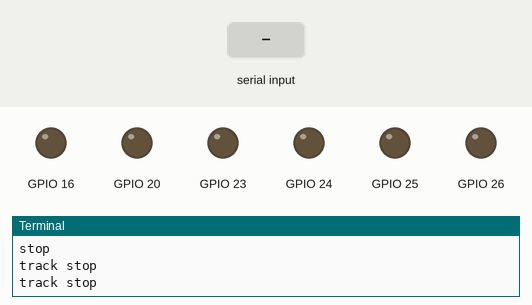
The program below on a simulated Raspberry Pi (BCM pin numbers). Shown: output pins drawn as LEDs (lit = HIGH), the last lines printed to the terminal. The test bench sets the inputs (shaded band).

Above: at 1.2 s.
1.3 s: "q" typed at the terminal, then Enter
At 2.5 s:
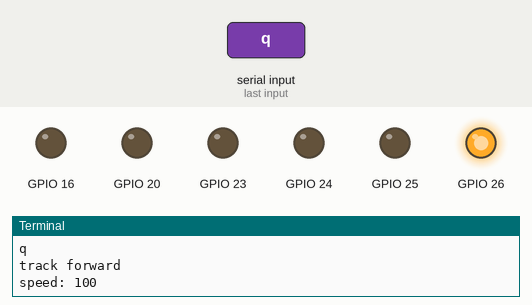
2.8 s: "w" typed at the terminal, then Enter
At 3.6 s:
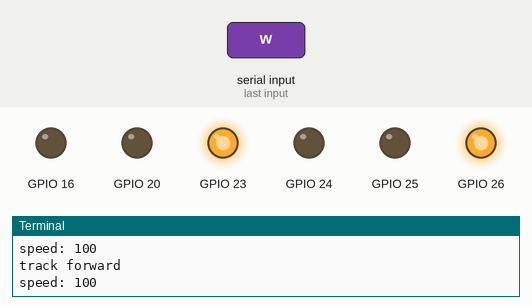
4.3 s: "a" typed at the terminal, then Enter
At 4.7 s:
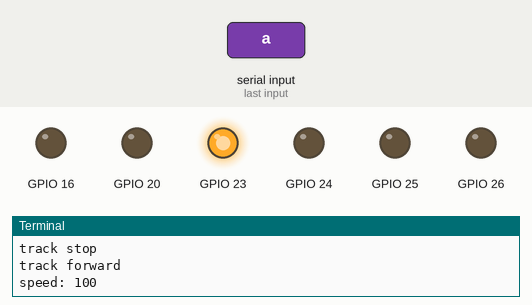
5.8 s: "z" typed at the terminal, then Enter
At 7.0 s:
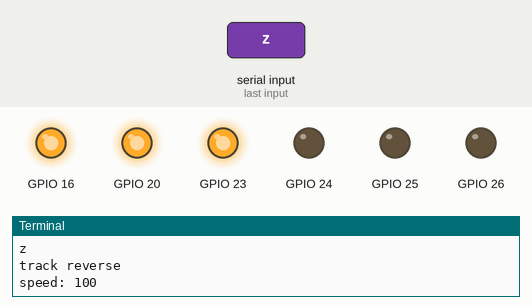
7.3 s: "x" typed at the terminal, then Enter
At 8.3 s:
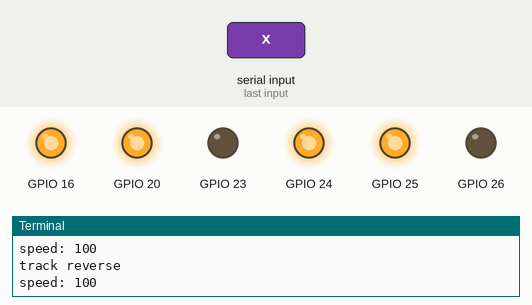
8.8 s: "h" typed at the terminal, then Enter
At 9.4 s:
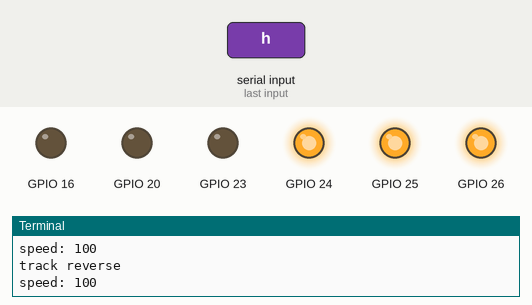
Timing chart, 0 to 11.3 s (numbered marks = the images above; inputs shaded):
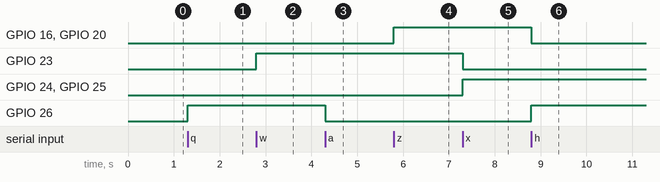

The program:

tank_cli.py
```python
# Run Tank CLI
import time
from tank import Tank


# ↖  ↑  ↗   1 speed--
#   QWE     2 speed++
# ← ASD →   H clockwise
#   ZXC     J counterclockwise
# ↙  ↓  ↘　
class TankCli:
    def __init__(self):
        self.tank = Tank()
        self.tank.stop()

    def handle_input(self):
        cmd = input()
        if cmd == 'q':
            self.tank.left_track_forward()
        elif cmd == 'w':
            self.tank.forward()
        elif cmd == 'e':
            self.tank.right_track_forward()

        elif cmd == 'a':
            self.tank.turn_left()
        elif cmd == 's':
            self.tank.stop()
        elif cmd == 'd':
            self.tank.turn_right()

        elif cmd == 'z':
            self.tank.left_track_reverse()
        elif cmd == 'x':
            self.tank.reverse()
        elif cmd == 'c':
            self.tank.right_track_reverse()

        if cmd == 'h':
            self.tank.rotate_clockwise()
        elif cmd == 'j':
            self.tank.rotate_counterclockwise()

        elif cmd == '1':
            self.tank.speed_up()
        elif cmd == '2':
            self.tank.speed_down()

    def start(self):
        try:
            while True:
                self.handle_input()
                time.sleep(0.02)
        finally:
            self.tank.cleanup()


tank_cli = TankCli()
tank_cli.start()
```

tank.py
```python
# Primary Tank code
import RPi.GPIO as GPIO
from enum import Enum
import time

# import pigpio
# from nrf24 import *

R_PIN_ENABLE_A = 25
R_PIN_IN1 = 24
R_PIN_IN2 = 23

L_PIN_ENABLE_A = 16
L_PIN_IN1 = 20
L_PIN_IN2 = 26

GPIO.setmode(GPIO.BCM)  # use BCM numbers
ADDRESS = "FNK29"


class Direction(Enum):
    STOP = 0
    FORWARD = 1
    REVERSE = 2


class Track:
    def __init__(self, pin_enableA: int, pin_in1: int, pin_in2: int, is_inverted: bool = False):
        print("Init Track, enA: " + str(pin_enableA) + ", in1: " + str(pin_in1) + ", in2: " + str(pin_in2))
        self.pin_enableA = pin_enableA
        self.pin_in1 = pin_in1
        self.pin_in2 = pin_in2
        self.pwmMax: int = 100
        self.pwmStart: int = 100
        self.speed: int = 100  # not used
        self.direction = Direction.STOP
        self.is_inverted = is_inverted

        GPIO.setup(pin_in1, GPIO.OUT)
        GPIO.setup(pin_in2, GPIO.OUT)
        GPIO.setup(pin_enableA, GPIO.OUT)

        GPIO.setup(pin_in1, GPIO.LOW)
        GPIO.setup(pin_in2, GPIO.LOW)

        self.pwm = GPIO.PWM(pin_enableA, self.pwmMax)
        self.pwm.start(self.pwmStart)

    def forward(self):
        print("track forward")
        self.direction = Direction.FORWARD
        if not self.is_inverted:
            GPIO.output(self.pin_in1, True)
            GPIO.output(self.pin_in2, False)
            self.set_speed(self.speed)
            # self.pwm.ChangeDutyCycle(100)
        else:
            GPIO.output(self.pin_in1, False)
            GPIO.output(self.pin_in2, True)
            self.set_speed(self.speed)
            # self.pwm.ChangeDutyCycle(0)

    def reverse(self):
        print("track reverse")
        self.direction = Direction.REVERSE
        if not self.is_inverted:
            GPIO.output(self.pin_in1, False)
            GPIO.output(self.pin_in2, True)
            self.set_speed(self.speed)
            # self.pwm.ChangeDutyCycle(0)
        else:
            GPIO.output(self.pin_in1, True)
            GPIO.output(self.pin_in2, False)
            self.set_speed(self.speed)
            # self.pwm.ChangeDutyCycle(100)

    def stop(self):
        print("track stop")
        self.direction = Direction.STOP
        GPIO.output(self.pin_in1, False)
        GPIO.output(self.pin_in2, False)
        # keep speed as-is, and change duty cycle so that resuming movement will use last speed.
        self.pwm.ChangeDutyCycle(0)

    def set_speed(self, speed: int):
        self.speed = speed
        if self.speed >= 100:
            self.speed = 100
        elif self.speed < 0:
            self.speed = 0

        print("speed: " + str(self.speed))

        # if motor is not running, only set the internal speed. speed will be passed to motor when tank moves.
        if self.direction == Direction.STOP:
            print("tank stopped, not changing motor speed")
            return

        # # in the case speed is 0, then just call our helper function to stop the track
        # if self.speed == 0:
        #     self.direction = Direction.STOP
        #     self.stop()

        if self.direction == Direction.FORWARD:
            if not self.is_inverted:
                self.pwm.ChangeDutyCycle(self.speed)
            else:
                self.pwm.ChangeDutyCycle(100 - self.speed)
        elif self.direction == Direction.REVERSE:
            if not self.is_inverted:
                self.pwm.ChangeDutyCycle(100 - self.speed)
            else:
                self.pwm.ChangeDutyCycle(self.speed)

    def speed_up(self):
        print("speed++")
        self.set_speed(self.speed + 10)

    def speed_down(self):
        print("speed--")
        self.set_speed(self.speed - 10)


class Tank:
    def __init__(self):
        self.left_track = Track(L_PIN_ENABLE_A, L_PIN_IN1, L_PIN_IN2, is_inverted=True)
        self.right_track = Track(R_PIN_ENABLE_A, R_PIN_IN1, R_PIN_IN2, is_inverted=True)

    def status(self):
        return {
            'leftTrack': {
                'speed': self.left_track.speed
            },
            'rightTrack': {
                'speed': self.right_track.speed
            }
        }

    def cleanup(self):
        GPIO.cleanup()

    def left_track_forward(self):
        self.left_track.forward()

    def left_track_reverse(self):
        self.left_track.reverse()

    def left_track_stop(self):
        self.left_track.stop()

    def right_track_forward(self):
        self.right_track.forward()

    def right_track_reverse(self):
        self.right_track.reverse()

    def right_track_stop(self):
        self.right_track.stop()

    def forward(self):
        print("forward")
        self.left_track.forward()
        self.right_track.forward()

    def reverse(self):
        print("reverse")
        self.left_track.reverse()
        self.right_track.reverse()

    def stop(self):
        print("stop")
        self.left_track.stop()
        self.right_track.stop()

    def turn_left(self):
        print("turn left")
        self.left_track.stop()
        self.right_track.forward()

    def turn_right(self):
        print("turn right")
        self.left_track.forward()
        self.right_track.stop()

    def rotate_clockwise(self):
        print("rotate clockwise")
        self.left_track.forward()
        self.right_track.reverse()

    def rotate_counterclockwise(self):
        print("rotate counterclockwise")
        self.left_track.reverse()
        self.right_track.forward()

    def right_track_speed_up(self):
        print("right track speed++")
        self.right_track.speed_up()

    def right_track_speed_down(self):
        print("right track speed--")
        self.right_track.speed_down()

    def left_track_speed_up(self):
        print("left track speed++")
        self.left_track.speed_up()

    def left_track_speed_down(self):
        print("left track speed--")
        self.left_track.speed_down()

    def speed_up(self):
        print("speed++")
        self.left_track.speed_up()
        self.right_track.speed_up()
        return self.status()

    def speed_down(self):
        print("speed--")
        self.left_track.speed_down()
        self.right_track.speed_down()
        return self.status()

    def set_speed(self, speed: int):
        print("set speed: " + str(speed))
        self.left_track.set_speed(speed)
        self.right_track.set_speed(speed)
        return self.status()

    def init_nrf24(self):
        pass
        # for NRF24
        # export GPIOZERO_PIN_FACTORY=PiGPIOPin
        # export PIGPIO_ADDR=192.168.4.76
        # sudo pigpiod -p8889
        # hostname = "192.168.4.76" # "127.0.0.1" # "localhost" # "192.168.4.76"
        # port = "8889"
        # print(f'Connecting to GPIO daemon on {hostname}:{port} ...')
        # pi = pigpio.pi(hostname, port)
        # if not pi.connected:
        #     print("Not connected to Raspberry Pi ... goodbye.")
        #     sys.exit(1)
        #
        # nrf = NRF24(pi,
        #             ce=22,
        #             payload_size=RF24_PAYLOAD.DYNAMIC,
        #             channel=125,
        #             data_rate=RF24_DATA_RATE.RATE_250KBPS,
        #             pa_level=RF24_PA.MIN)
        # nrf.open_reading_pipe(RF24_RX_ADDR.P1, ADDRESS)
        # nrf.show_registers()
```

Measured:
- after the input at 1.3 s, GPIO 26: LOW → HIGH at once
- after the input at 2.8 s, GPIO 23: LOW → HIGH at once
- after the input at 4.3 s, GPIO 26: HIGH → LOW at once
- after the input at 5.8 s, GPIO 16, GPIO 20: LOW → HIGH at once
- after the input at 7.3 s, GPIO 23: HIGH → LOW at once; GPIO 24, GPIO 25: LOW → HIGH at once
- after the input at 8.8 s, GPIO 16, GPIO 20: HIGH → LOW at once; GPIO 26: LOW → HIGH at once
